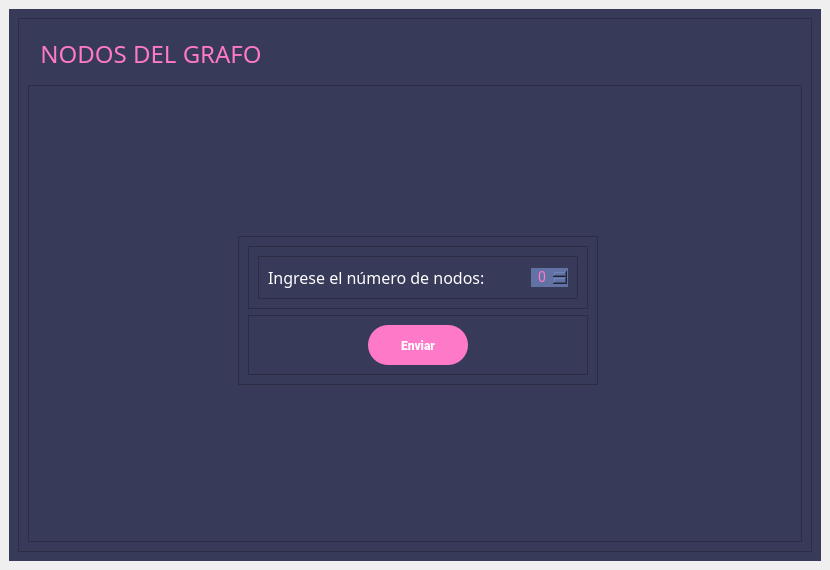
<?xml version="1.0" encoding="UTF-8"?>
<ui version="4.0">
 <class>MainWindow</class>
 <widget class="QMainWindow" name="MainWindow">
  <property name="geometry">
   <rect>
    <x>0</x>
    <y>0</y>
    <width>830</width>
    <height>570</height>
   </rect>
  </property>
  <property name="font">
   <font>
    <family>Roboto Cn</family>
    <pointsize>12</pointsize>
   </font>
  </property>
  <property name="windowTitle">
   <string>Grafos</string>
  </property>
  <property name="styleSheet">
   <string notr="true">color: rgb(254, 121, 199);

</string>
  </property>
  <widget class="QWidget" name="centralwidget">
   <layout class="QGridLayout" name="gridLayout_4">
    <item row="0" column="0">
     <widget class="QStackedWidget" name="stackedWidget">
      <property name="font">
       <font>
        <family>Roboto</family>
       </font>
      </property>
      <property name="styleSheet">
       <string notr="true">QFrame{
background-color: rgb(56, 58, 89);
border radius: 10px;
}

QPushButton{
	background-color: rgb(254, 121, 199);
	color:#fff;
	border: none;
 	border-radius: 20px;
    font-weight: Bold;
	font-family: Roboto Black;
	min-width: 100px;
	min-height: 40px;
	cursor: pointer;
}

QPushButton:hover{
	background-color: rgb(214,101,169);
	color: rgb(255, 255, 255);
	border-radius: 20px;
	font-weight: Bold
}

QSpinBox{
border:none;
border-radius: 20px;
font-size: 14px;
background-color: rgb(98, 114, 164);
font-family: Roboto;
}

QLineEdit{
border:none;
border-radius: 20px;
font-size: 14px;
background-color: rgb(98, 114, 164);
font-family: Roboto;
}</string>
      </property>
      <property name="currentIndex">
       <number>1</number>
      </property>
      <widget class="QWidget" name="welcome_page">
       <layout class="QVBoxLayout" name="verticalLayout_2">
        <item>
         <widget class="QFrame" name="welcome_frame">
          <property name="frameShape">
           <enum>QFrame::StyledPanel</enum>
          </property>
          <property name="frameShadow">
           <enum>QFrame::Raised</enum>
          </property>
          <layout class="QGridLayout" name="gridLayout_3">
           <item row="0" column="0">
            <spacer name="horizontalSpacer_3">
             <property name="orientation">
              <enum>Qt::Horizontal</enum>
             </property>
             <property name="sizeHint" stdset="0">
              <size>
               <width>40</width>
               <height>20</height>
              </size>
             </property>
            </spacer>
           </item>
           <item row="0" column="1">
            <widget class="QFrame" name="frame_6">
             <property name="frameShape">
              <enum>QFrame::StyledPanel</enum>
             </property>
             <property name="frameShadow">
              <enum>QFrame::Raised</enum>
             </property>
             <layout class="QVBoxLayout" name="verticalLayout_6">
              <item>
               <spacer name="verticalSpacer_3">
                <property name="orientation">
                 <enum>Qt::Vertical</enum>
                </property>
                <property name="sizeHint" stdset="0">
                 <size>
                  <width>20</width>
                  <height>40</height>
                 </size>
                </property>
               </spacer>
              </item>
              <item>
               <widget class="QFrame" name="frame">
                <property name="frameShape">
                 <enum>QFrame::StyledPanel</enum>
                </property>
                <property name="frameShadow">
                 <enum>QFrame::Raised</enum>
                </property>
                <layout class="QHBoxLayout" name="horizontalLayout_2">
                 <item>
                  <widget class="QLabel" name="label">
                   <property name="font">
                    <font>
                     <family>Roboto Bk</family>
                     <pointsize>14</pointsize>
                     <weight>50</weight>
                     <bold>false</bold>
                    </font>
                   </property>
                   <property name="mouseTracking">
                    <bool>false</bool>
                   </property>
                   <property name="styleSheet">
                    <string notr="true"/>
                   </property>
                   <property name="text">
                    <string>Bienvenido a su aplicación favorita de Grafos, ¿Qué deseas realizar?</string>
                   </property>
                   <property name="alignment">
                    <set>Qt::AlignCenter</set>
                   </property>
                  </widget>
                 </item>
                </layout>
               </widget>
              </item>
              <item>
               <widget class="QFrame" name="frame_2">
                <property name="frameShape">
                 <enum>QFrame::StyledPanel</enum>
                </property>
                <property name="frameShadow">
                 <enum>QFrame::Raised</enum>
                </property>
                <layout class="QHBoxLayout" name="horizontalLayout">
                 <item>
                  <spacer name="horizontalSpacer_6">
                   <property name="orientation">
                    <enum>Qt::Horizontal</enum>
                   </property>
                   <property name="sizeHint" stdset="0">
                    <size>
                     <width>40</width>
                     <height>20</height>
                    </size>
                   </property>
                  </spacer>
                 </item>
                 <item>
                  <widget class="QPushButton" name="btn_dir">
                   <property name="font">
                    <font>
                     <family>Roboto Black</family>
                     <weight>75</weight>
                     <bold>true</bold>
                    </font>
                   </property>
                   <property name="cursor">
                    <cursorShape>PointingHandCursor</cursorShape>
                   </property>
                   <property name="styleSheet">
                    <string notr="true"/>
                   </property>
                   <property name="text">
                    <string>Grafo dirigido</string>
                   </property>
                  </widget>
                 </item>
                 <item>
                  <widget class="QPushButton" name="btn_nodir">
                   <property name="font">
                    <font>
                     <family>Roboto Black</family>
                     <weight>75</weight>
                     <bold>true</bold>
                    </font>
                   </property>
                   <property name="cursor">
                    <cursorShape>PointingHandCursor</cursorShape>
                   </property>
                   <property name="styleSheet">
                    <string notr="true">QFrame{
	background-color: rgb(56, 58, 89);
}

</string>
                   </property>
                   <property name="text">
                    <string>Grafo no dirigido</string>
                   </property>
                  </widget>
                 </item>
                 <item>
                  <spacer name="horizontalSpacer_5">
                   <property name="orientation">
                    <enum>Qt::Horizontal</enum>
                   </property>
                   <property name="sizeHint" stdset="0">
                    <size>
                     <width>40</width>
                     <height>20</height>
                    </size>
                   </property>
                  </spacer>
                 </item>
                </layout>
               </widget>
              </item>
              <item>
               <spacer name="verticalSpacer_4">
                <property name="orientation">
                 <enum>Qt::Vertical</enum>
                </property>
                <property name="sizeHint" stdset="0">
                 <size>
                  <width>20</width>
                  <height>40</height>
                 </size>
                </property>
               </spacer>
              </item>
             </layout>
            </widget>
           </item>
           <item row="0" column="2">
            <spacer name="horizontalSpacer_4">
             <property name="orientation">
              <enum>Qt::Horizontal</enum>
             </property>
             <property name="sizeHint" stdset="0">
              <size>
               <width>40</width>
               <height>20</height>
              </size>
             </property>
            </spacer>
           </item>
          </layout>
         </widget>
        </item>
       </layout>
      </widget>
      <widget class="QWidget" name="graphinfo_page">
       <layout class="QVBoxLayout" name="verticalLayout_3">
        <item>
         <widget class="QFrame" name="content_frame">
          <property name="frameShape">
           <enum>QFrame::StyledPanel</enum>
          </property>
          <property name="frameShadow">
           <enum>QFrame::Raised</enum>
          </property>
          <layout class="QVBoxLayout" name="verticalLayout_5" stretch="1,9">
           <item>
            <widget class="QLabel" name="label2">
             <property name="font">
              <font>
               <family>Roboto Bk</family>
               <pointsize>18</pointsize>
               <weight>50</weight>
               <bold>false</bold>
              </font>
             </property>
             <property name="mouseTracking">
              <bool>false</bool>
             </property>
             <property name="styleSheet">
              <string notr="true"/>
             </property>
             <property name="text">
              <string>  NODOS DEL GRAFO</string>
             </property>
             <property name="alignment">
              <set>Qt::AlignLeading|Qt::AlignLeft|Qt::AlignVCenter</set>
             </property>
            </widget>
           </item>
           <item>
            <widget class="QFrame" name="form_frame">
             <property name="frameShape">
              <enum>QFrame::StyledPanel</enum>
             </property>
             <property name="frameShadow">
              <enum>QFrame::Raised</enum>
             </property>
             <layout class="QGridLayout" name="gridLayout_2">
              <item row="0" column="1">
               <spacer name="verticalSpacer_2">
                <property name="orientation">
                 <enum>Qt::Vertical</enum>
                </property>
                <property name="sizeHint" stdset="0">
                 <size>
                  <width>20</width>
                  <height>40</height>
                 </size>
                </property>
               </spacer>
              </item>
              <item row="1" column="0">
               <spacer name="horizontalSpacer">
                <property name="orientation">
                 <enum>Qt::Horizontal</enum>
                </property>
                <property name="sizeHint" stdset="0">
                 <size>
                  <width>40</width>
                  <height>20</height>
                 </size>
                </property>
               </spacer>
              </item>
              <item row="1" column="2">
               <spacer name="horizontalSpacer_2">
                <property name="orientation">
                 <enum>Qt::Horizontal</enum>
                </property>
                <property name="sizeHint" stdset="0">
                 <size>
                  <width>40</width>
                  <height>20</height>
                 </size>
                </property>
               </spacer>
              </item>
              <item row="3" column="1">
               <spacer name="verticalSpacer">
                <property name="orientation">
                 <enum>Qt::Vertical</enum>
                </property>
                <property name="sizeHint" stdset="0">
                 <size>
                  <width>20</width>
                  <height>134</height>
                 </size>
                </property>
               </spacer>
              </item>
              <item row="2" column="0">
               <widget class="QFrame" name="frame_25">
                <property name="frameShape">
                 <enum>QFrame::StyledPanel</enum>
                </property>
                <property name="frameShadow">
                 <enum>QFrame::Raised</enum>
                </property>
               </widget>
              </item>
              <item row="1" column="1">
               <widget class="QFrame" name="frame_5">
                <property name="frameShape">
                 <enum>QFrame::StyledPanel</enum>
                </property>
                <property name="frameShadow">
                 <enum>QFrame::Raised</enum>
                </property>
                <layout class="QVBoxLayout" name="verticalLayout_4">
                 <item>
                  <widget class="QFrame" name="frame_4">
                   <property name="frameShape">
                    <enum>QFrame::StyledPanel</enum>
                   </property>
                   <property name="frameShadow">
                    <enum>QFrame::Raised</enum>
                   </property>
                   <layout class="QVBoxLayout" name="verticalLayout_16">
                    <item>
                     <widget class="QFrame" name="frame_24">
                      <property name="frameShape">
                       <enum>QFrame::StyledPanel</enum>
                      </property>
                      <property name="frameShadow">
                       <enum>QFrame::Raised</enum>
                      </property>
                      <layout class="QHBoxLayout" name="horizontalLayout_12">
                       <item>
                        <widget class="QLabel" name="ing_node">
                         <property name="font">
                          <font>
                           <family>Roboto Cn</family>
                           <pointsize>12</pointsize>
                          </font>
                         </property>
                         <property name="styleSheet">
                          <string notr="true">color: #fff;</string>
                         </property>
                         <property name="text">
                          <string>Ingrese el número de nodos:</string>
                         </property>
                         <property name="alignment">
                          <set>Qt::AlignLeading|Qt::AlignLeft|Qt::AlignVCenter</set>
                         </property>
                        </widget>
                       </item>
                       <item>
                        <spacer name="horizontalSpacer_13">
                         <property name="orientation">
                          <enum>Qt::Horizontal</enum>
                         </property>
                         <property name="sizeHint" stdset="0">
                          <size>
                           <width>40</width>
                           <height>20</height>
                          </size>
                         </property>
                        </spacer>
                       </item>
                       <item>
                        <widget class="QSpinBox" name="nnodes">
                         <property name="alignment">
                          <set>Qt::AlignCenter</set>
                         </property>
                        </widget>
                       </item>
                      </layout>
                     </widget>
                    </item>
                   </layout>
                  </widget>
                 </item>
                 <item>
                  <widget class="QFrame" name="frame_3">
                   <property name="frameShape">
                    <enum>QFrame::StyledPanel</enum>
                   </property>
                   <property name="frameShadow">
                    <enum>QFrame::Raised</enum>
                   </property>
                   <layout class="QGridLayout" name="gridLayout">
                    <item row="0" column="1">
                     <widget class="QPushButton" name="btn_infone">
                      <property name="minimumSize">
                       <size>
                        <width>100</width>
                        <height>40</height>
                       </size>
                      </property>
                      <property name="cursor">
                       <cursorShape>PointingHandCursor</cursorShape>
                      </property>
                      <property name="text">
                       <string>Enviar</string>
                      </property>
                     </widget>
                    </item>
                    <item row="0" column="0">
                     <spacer name="horizontalSpacer_11">
                      <property name="orientation">
                       <enum>Qt::Horizontal</enum>
                      </property>
                      <property name="sizeHint" stdset="0">
                       <size>
                        <width>40</width>
                        <height>20</height>
                       </size>
                      </property>
                     </spacer>
                    </item>
                    <item row="0" column="2">
                     <spacer name="horizontalSpacer_12">
                      <property name="orientation">
                       <enum>Qt::Horizontal</enum>
                      </property>
                      <property name="sizeHint" stdset="0">
                       <size>
                        <width>40</width>
                        <height>20</height>
                       </size>
                      </property>
                     </spacer>
                    </item>
                   </layout>
                  </widget>
                 </item>
                </layout>
               </widget>
              </item>
             </layout>
            </widget>
           </item>
          </layout>
         </widget>
        </item>
       </layout>
      </widget>
      <widget class="QWidget" name="infonode_page">
       <layout class="QGridLayout" name="gridLayout_5">
        <item row="0" column="0">
         <widget class="QFrame" name="content_frame_2">
          <property name="frameShape">
           <enum>QFrame::StyledPanel</enum>
          </property>
          <property name="frameShadow">
           <enum>QFrame::Raised</enum>
          </property>
          <layout class="QVBoxLayout" name="verticalLayout_10">
           <item>
            <widget class="QLabel" name="label2_2">
             <property name="font">
              <font>
               <family>Roboto Bk</family>
               <pointsize>18</pointsize>
               <weight>50</weight>
               <bold>false</bold>
              </font>
             </property>
             <property name="mouseTracking">
              <bool>false</bool>
             </property>
             <property name="styleSheet">
              <string notr="true"/>
             </property>
             <property name="text">
              <string>  INFORMACIÓN NODO</string>
             </property>
             <property name="alignment">
              <set>Qt::AlignLeading|Qt::AlignLeft|Qt::AlignVCenter</set>
             </property>
            </widget>
           </item>
           <item>
            <widget class="QFrame" name="frame_13">
             <property name="frameShape">
              <enum>QFrame::StyledPanel</enum>
             </property>
             <property name="frameShadow">
              <enum>QFrame::Raised</enum>
             </property>
             <layout class="QHBoxLayout" name="horizontalLayout_6">
              <item>
               <widget class="QFrame" name="frame_9">
                <property name="frameShape">
                 <enum>QFrame::StyledPanel</enum>
                </property>
                <property name="frameShadow">
                 <enum>QFrame::Raised</enum>
                </property>
                <layout class="QVBoxLayout" name="verticalLayout_8">
                 <item>
                  <spacer name="verticalSpacer_5">
                   <property name="orientation">
                    <enum>Qt::Vertical</enum>
                   </property>
                   <property name="sizeHint" stdset="0">
                    <size>
                     <width>20</width>
                     <height>40</height>
                    </size>
                   </property>
                  </spacer>
                 </item>
                 <item>
                  <widget class="QFrame" name="frame_7">
                   <property name="frameShape">
                    <enum>QFrame::StyledPanel</enum>
                   </property>
                   <property name="frameShadow">
                    <enum>QFrame::Raised</enum>
                   </property>
                   <layout class="QHBoxLayout" name="horizontalLayout_3">
                    <item>
                     <widget class="QLabel" name="label_2">
                      <property name="font">
                       <font>
                        <family>Roboto Cn</family>
                        <pointsize>12</pointsize>
                       </font>
                      </property>
                      <property name="styleSheet">
                       <string notr="true">color: #fff;</string>
                      </property>
                      <property name="text">
                       <string>Ingrese el nombre del nodo:</string>
                      </property>
                     </widget>
                    </item>
                    <item>
                     <spacer name="horizontalSpacer_18">
                      <property name="orientation">
                       <enum>Qt::Horizontal</enum>
                      </property>
                      <property name="sizeHint" stdset="0">
                       <size>
                        <width>40</width>
                        <height>20</height>
                       </size>
                      </property>
                     </spacer>
                    </item>
                    <item>
                     <widget class="QLineEdit" name="namenode">
                      <property name="text">
                       <string/>
                      </property>
                      <property name="alignment">
                       <set>Qt::AlignCenter</set>
                      </property>
                     </widget>
                    </item>
                   </layout>
                  </widget>
                 </item>
                 <item>
                  <widget class="QFrame" name="frame_8">
                   <property name="frameShape">
                    <enum>QFrame::StyledPanel</enum>
                   </property>
                   <property name="frameShadow">
                    <enum>QFrame::Raised</enum>
                   </property>
                   <layout class="QHBoxLayout" name="horizontalLayout_4">
                    <item>
                     <spacer name="horizontalSpacer_7">
                      <property name="orientation">
                       <enum>Qt::Horizontal</enum>
                      </property>
                      <property name="sizeHint" stdset="0">
                       <size>
                        <width>40</width>
                        <height>20</height>
                       </size>
                      </property>
                     </spacer>
                    </item>
                    <item>
                     <widget class="QPushButton" name="btn_addnamenode">
                      <property name="cursor">
                       <cursorShape>PointingHandCursor</cursorShape>
                      </property>
                      <property name="text">
                       <string>Agregar</string>
                      </property>
                     </widget>
                    </item>
                   </layout>
                  </widget>
                 </item>
                 <item>
                  <spacer name="verticalSpacer_6">
                   <property name="orientation">
                    <enum>Qt::Vertical</enum>
                   </property>
                   <property name="sizeHint" stdset="0">
                    <size>
                     <width>20</width>
                     <height>40</height>
                    </size>
                   </property>
                  </spacer>
                 </item>
                </layout>
               </widget>
              </item>
              <item>
               <widget class="QFrame" name="frame_12">
                <property name="frameShape">
                 <enum>QFrame::StyledPanel</enum>
                </property>
                <property name="frameShadow">
                 <enum>QFrame::Raised</enum>
                </property>
                <layout class="QVBoxLayout" name="verticalLayout_9">
                 <item>
                  <widget class="QFrame" name="frame_10">
                   <property name="frameShape">
                    <enum>QFrame::StyledPanel</enum>
                   </property>
                   <property name="frameShadow">
                    <enum>QFrame::Raised</enum>
                   </property>
                   <layout class="QVBoxLayout" name="verticalLayout_7">
                    <item>
                     <widget class="QListWidget" name="list_namenode">
                      <property name="styleSheet">
                       <string notr="true">background-color: rgb(67, 69, 106);
color: #fff;</string>
                      </property>
                     </widget>
                    </item>
                   </layout>
                  </widget>
                 </item>
                 <item>
                  <widget class="QFrame" name="frame_11">
                   <property name="frameShape">
                    <enum>QFrame::StyledPanel</enum>
                   </property>
                   <property name="frameShadow">
                    <enum>QFrame::Raised</enum>
                   </property>
                   <layout class="QHBoxLayout" name="horizontalLayout_5">
                    <item>
                     <spacer name="horizontalSpacer_8">
                      <property name="orientation">
                       <enum>Qt::Horizontal</enum>
                      </property>
                      <property name="sizeHint" stdset="0">
                       <size>
                        <width>40</width>
                        <height>20</height>
                       </size>
                      </property>
                     </spacer>
                    </item>
                    <item>
                     <widget class="QPushButton" name="btn_next">
                      <property name="cursor">
                       <cursorShape>PointingHandCursor</cursorShape>
                      </property>
                      <property name="text">
                       <string>Siguiente</string>
                      </property>
                     </widget>
                    </item>
                   </layout>
                  </widget>
                 </item>
                </layout>
               </widget>
              </item>
             </layout>
            </widget>
           </item>
          </layout>
         </widget>
        </item>
       </layout>
      </widget>
      <widget class="QWidget" name="infoedge_page">
       <widget class="QFrame" name="content_frame_3">
        <property name="geometry">
         <rect>
          <x>10</x>
          <y>10</y>
          <width>791</width>
          <height>531</height>
         </rect>
        </property>
        <property name="frameShape">
         <enum>QFrame::StyledPanel</enum>
        </property>
        <property name="frameShadow">
         <enum>QFrame::Raised</enum>
        </property>
        <layout class="QVBoxLayout" name="verticalLayout_15">
         <item>
          <widget class="QLabel" name="label2_3">
           <property name="font">
            <font>
             <family>Roboto Bk</family>
             <pointsize>18</pointsize>
             <weight>50</weight>
             <bold>false</bold>
            </font>
           </property>
           <property name="mouseTracking">
            <bool>false</bool>
           </property>
           <property name="styleSheet">
            <string notr="true"/>
           </property>
           <property name="text">
            <string>  INFORMACIÓN ARISTAS</string>
           </property>
           <property name="alignment">
            <set>Qt::AlignLeading|Qt::AlignLeft|Qt::AlignVCenter</set>
           </property>
          </widget>
         </item>
         <item>
          <widget class="QFrame" name="frame_23">
           <property name="frameShape">
            <enum>QFrame::StyledPanel</enum>
           </property>
           <property name="frameShadow">
            <enum>QFrame::Raised</enum>
           </property>
           <layout class="QHBoxLayout" name="horizontalLayout_11">
            <item>
             <widget class="QFrame" name="frame_21">
              <property name="frameShape">
               <enum>QFrame::StyledPanel</enum>
              </property>
              <property name="frameShadow">
               <enum>QFrame::Raised</enum>
              </property>
              <layout class="QVBoxLayout" name="verticalLayout_14">
               <item>
                <spacer name="verticalSpacer_7">
                 <property name="orientation">
                  <enum>Qt::Vertical</enum>
                 </property>
                 <property name="sizeHint" stdset="0">
                  <size>
                   <width>20</width>
                   <height>40</height>
                  </size>
                 </property>
                </spacer>
               </item>
               <item>
                <widget class="QFrame" name="frame_18">
                 <property name="frameShape">
                  <enum>QFrame::StyledPanel</enum>
                 </property>
                 <property name="frameShadow">
                  <enum>QFrame::Raised</enum>
                 </property>
                 <layout class="QVBoxLayout" name="verticalLayout_12">
                  <item>
                   <widget class="QLabel" name="label_5">
                    <property name="font">
                     <font>
                      <family>Roboto Cn</family>
                      <pointsize>12</pointsize>
                     </font>
                    </property>
                    <property name="styleSheet">
                     <string notr="true">color: #fff;</string>
                    </property>
                    <property name="text">
                     <string>Para ingresar las aristas llene los recuadros</string>
                    </property>
                    <property name="alignment">
                     <set>Qt::AlignCenter</set>
                    </property>
                   </widget>
                  </item>
                  <item>
                   <widget class="QLabel" name="label_6">
                    <property name="font">
                     <font>
                      <family>Roboto Cn</family>
                      <pointsize>12</pointsize>
                     </font>
                    </property>
                    <property name="styleSheet">
                     <string notr="true">color: #fff;</string>
                    </property>
                    <property name="text">
                     <string> y oprima &quot;Agregar&quot;</string>
                    </property>
                    <property name="alignment">
                     <set>Qt::AlignCenter</set>
                    </property>
                   </widget>
                  </item>
                 </layout>
                </widget>
               </item>
               <item>
                <widget class="QFrame" name="frame_22">
                 <property name="frameShape">
                  <enum>QFrame::StyledPanel</enum>
                 </property>
                 <property name="frameShadow">
                  <enum>QFrame::Raised</enum>
                 </property>
                 <layout class="QVBoxLayout" name="verticalLayout_13">
                  <item>
                   <widget class="QFrame" name="frame_29">
                    <property name="frameShape">
                     <enum>QFrame::StyledPanel</enum>
                    </property>
                    <property name="frameShadow">
                     <enum>QFrame::Raised</enum>
                    </property>
                    <layout class="QVBoxLayout" name="verticalLayout_17">
                     <item>
                      <widget class="QFrame" name="frame_19">
                       <property name="frameShape">
                        <enum>QFrame::StyledPanel</enum>
                       </property>
                       <property name="frameShadow">
                        <enum>QFrame::Raised</enum>
                       </property>
                       <layout class="QHBoxLayout" name="horizontalLayout_9">
                        <item>
                         <widget class="QLabel" name="label_3">
                          <property name="font">
                           <font>
                            <family>Roboto Cn</family>
                            <pointsize>12</pointsize>
                           </font>
                          </property>
                          <property name="styleSheet">
                           <string notr="true">color: #fff;</string>
                          </property>
                          <property name="text">
                           <string>Nodo origen:</string>
                          </property>
                         </widget>
                        </item>
                        <item>
                         <spacer name="horizontalSpacer_17">
                          <property name="orientation">
                           <enum>Qt::Horizontal</enum>
                          </property>
                          <property name="sizeHint" stdset="0">
                           <size>
                            <width>40</width>
                            <height>20</height>
                           </size>
                          </property>
                         </spacer>
                        </item>
                        <item>
                         <widget class="QLineEdit" name="originnode">
                          <property name="text">
                           <string/>
                          </property>
                          <property name="alignment">
                           <set>Qt::AlignCenter</set>
                          </property>
                         </widget>
                        </item>
                       </layout>
                      </widget>
                     </item>
                     <item>
                      <widget class="QFrame" name="frame_27">
                       <property name="frameShape">
                        <enum>QFrame::StyledPanel</enum>
                       </property>
                       <property name="frameShadow">
                        <enum>QFrame::Raised</enum>
                       </property>
                       <layout class="QHBoxLayout" name="horizontalLayout_14">
                        <item>
                         <widget class="QLabel" name="label_4">
                          <property name="font">
                           <font>
                            <family>Roboto Cn</family>
                            <pointsize>12</pointsize>
                            <weight>50</weight>
                            <bold>false</bold>
                           </font>
                          </property>
                          <property name="styleSheet">
                           <string notr="true">color: #fff;</string>
                          </property>
                          <property name="text">
                           <string>Nodo destino:</string>
                          </property>
                         </widget>
                        </item>
                        <item>
                         <spacer name="horizontalSpacer_16">
                          <property name="orientation">
                           <enum>Qt::Horizontal</enum>
                          </property>
                          <property name="sizeHint" stdset="0">
                           <size>
                            <width>40</width>
                            <height>20</height>
                           </size>
                          </property>
                         </spacer>
                        </item>
                        <item>
                         <widget class="QLineEdit" name="destinynode">
                          <property name="alignment">
                           <set>Qt::AlignCenter</set>
                          </property>
                         </widget>
                        </item>
                       </layout>
                      </widget>
                     </item>
                     <item>
                      <widget class="QFrame" name="frame_28">
                       <property name="frameShape">
                        <enum>QFrame::StyledPanel</enum>
                       </property>
                       <property name="frameShadow">
                        <enum>QFrame::Raised</enum>
                       </property>
                       <layout class="QHBoxLayout" name="horizontalLayout_15">
                        <item>
                         <widget class="QLabel" name="label_8">
                          <property name="font">
                           <font>
                            <family>Roboto Cn</family>
                            <pointsize>12</pointsize>
                           </font>
                          </property>
                          <property name="styleSheet">
                           <string notr="true">color: #fff;</string>
                          </property>
                          <property name="text">
                           <string>Peso:</string>
                          </property>
                         </widget>
                        </item>
                        <item>
                         <spacer name="horizontalSpacer_15">
                          <property name="orientation">
                           <enum>Qt::Horizontal</enum>
                          </property>
                          <property name="sizeHint" stdset="0">
                           <size>
                            <width>40</width>
                            <height>20</height>
                           </size>
                          </property>
                         </spacer>
                        </item>
                        <item>
                         <widget class="QSpinBox" name="weight">
                          <property name="alignment">
                           <set>Qt::AlignCenter</set>
                          </property>
                         </widget>
                        </item>
                       </layout>
                      </widget>
                     </item>
                    </layout>
                   </widget>
                  </item>
                  <item>
                   <widget class="QFrame" name="frame_17">
                    <property name="frameShape">
                     <enum>QFrame::StyledPanel</enum>
                    </property>
                    <property name="frameShadow">
                     <enum>QFrame::Raised</enum>
                    </property>
                    <layout class="QHBoxLayout" name="horizontalLayout_8">
                     <item>
                      <spacer name="horizontalSpacer_10">
                       <property name="orientation">
                        <enum>Qt::Horizontal</enum>
                       </property>
                       <property name="sizeHint" stdset="0">
                        <size>
                         <width>40</width>
                         <height>20</height>
                        </size>
                       </property>
                      </spacer>
                     </item>
                     <item>
                      <widget class="QPushButton" name="btn_addedge">
                       <property name="cursor">
                        <cursorShape>PointingHandCursor</cursorShape>
                       </property>
                       <property name="text">
                        <string>Agregar</string>
                       </property>
                      </widget>
                     </item>
                    </layout>
                   </widget>
                  </item>
                 </layout>
                </widget>
               </item>
               <item>
                <widget class="QFrame" name="frame_20">
                 <property name="frameShape">
                  <enum>QFrame::StyledPanel</enum>
                 </property>
                 <property name="frameShadow">
                  <enum>QFrame::Raised</enum>
                 </property>
                 <layout class="QHBoxLayout" name="horizontalLayout_10">
                  <item>
                   <widget class="QLabel" name="label_7">
                    <property name="font">
                     <font>
                      <family>Roboto Cn</family>
                      <pointsize>12</pointsize>
                     </font>
                    </property>
                    <property name="styleSheet">
                     <string notr="true">color: #fff;</string>
                    </property>
                    <property name="text">
                     <string>Recuerde:</string>
                    </property>
                    <property name="alignment">
                     <set>Qt::AlignCenter</set>
                    </property>
                   </widget>
                  </item>
                  <item>
                   <widget class="QLabel" name="label_nodes">
                    <property name="font">
                     <font>
                      <family>Roboto Cn</family>
                      <pointsize>12</pointsize>
                     </font>
                    </property>
                    <property name="styleSheet">
                     <string notr="true">color: #fff;</string>
                    </property>
                    <property name="text">
                     <string/>
                    </property>
                    <property name="alignment">
                     <set>Qt::AlignCenter</set>
                    </property>
                   </widget>
                  </item>
                 </layout>
                </widget>
               </item>
               <item>
                <spacer name="verticalSpacer_8">
                 <property name="orientation">
                  <enum>Qt::Vertical</enum>
                 </property>
                 <property name="sizeHint" stdset="0">
                  <size>
                   <width>20</width>
                   <height>40</height>
                  </size>
                 </property>
                </spacer>
               </item>
              </layout>
             </widget>
            </item>
            <item>
             <widget class="QFrame" name="frame_16">
              <property name="frameShape">
               <enum>QFrame::StyledPanel</enum>
              </property>
              <property name="frameShadow">
               <enum>QFrame::Raised</enum>
              </property>
              <layout class="QVBoxLayout" name="verticalLayout_11">
               <item>
                <widget class="QFrame" name="frame_14">
                 <property name="frameShape">
                  <enum>QFrame::StyledPanel</enum>
                 </property>
                 <property name="frameShadow">
                  <enum>QFrame::Raised</enum>
                 </property>
                 <layout class="QVBoxLayout" name="verticalLayout">
                  <item>
                   <widget class="QListWidget" name="list_edges">
                    <property name="styleSheet">
                     <string notr="true">background-color: rgb(67, 69, 106);
color: #fff;</string>
                    </property>
                   </widget>
                  </item>
                 </layout>
                </widget>
               </item>
               <item>
                <widget class="QFrame" name="frame_15">
                 <property name="frameShape">
                  <enum>QFrame::StyledPanel</enum>
                 </property>
                 <property name="frameShadow">
                  <enum>QFrame::Raised</enum>
                 </property>
                 <layout class="QHBoxLayout" name="horizontalLayout_7">
                  <item>
                   <spacer name="horizontalSpacer_9">
                    <property name="orientation">
                     <enum>Qt::Horizontal</enum>
                    </property>
                    <property name="sizeHint" stdset="0">
                     <size>
                      <width>40</width>
                      <height>20</height>
                     </size>
                    </property>
                   </spacer>
                  </item>
                  <item>
                   <widget class="QPushButton" name="btn_finish">
                    <property name="cursor">
                     <cursorShape>PointingHandCursor</cursorShape>
                    </property>
                    <property name="text">
                     <string>Finalizar</string>
                    </property>
                   </widget>
                  </item>
                 </layout>
                </widget>
               </item>
              </layout>
             </widget>
            </item>
           </layout>
          </widget>
         </item>
        </layout>
       </widget>
      </widget>
     </widget>
    </item>
   </layout>
  </widget>
 </widget>
 <resources/>
 <connections/>
</ui>
